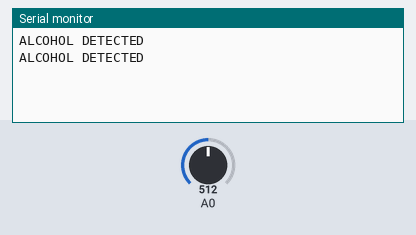
The sketch below on a simulated Arduino Uno, built with avr-gcc and run on an emulated ATmega328P. Parts: the last lines printed to the serial monitor. The inputs (shaded band) are chosen by the test bench; at power-on: A0 = 512.

Above: at 1.8 s.
1.9 s: A0 set to 313
At 2.5 s:
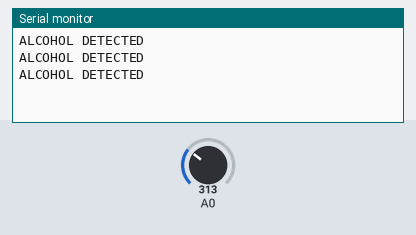
3.4 s: A0 set to 285
At 4.4 s:
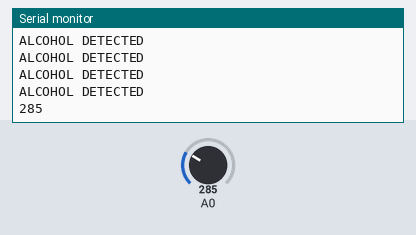

The sketch:

ALCOHOL_Detector.ino
```cpp
#include <SoftwareSerial.h>
int sensorValue = 0;
int led = 6;
void setup() {
  // put your setup code here, to run once:
  Serial.begin(9600);

}

void loop() {
  // put your main code here, to run repeatedly
  sensorValue=analogRead(A0);

  if(sensorValue>300)
  {
    digitalWrite(6,HIGH);
    Serial.println("");
    Serial.println("ALCOHOL DETECTED");
    delay(1000);
  }
  else
  {
    digitalWrite(6,LOW);
    Serial.println(sensorValue);
    delay(500);
    Serial.println("");

 }

}
```

Measured:
- the behaviour switches between 301 and 300 on A0 (found by bisection; images 1 and 2)
- after the input at 3.4 s, the serial monitor: prints a new line after 0.60 s (image 2)
